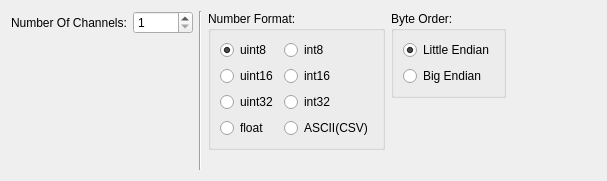
<?xml version="1.0" encoding="UTF-8"?>
<ui version="4.0">
 <class>DataFormatPanel</class>
 <widget class="QWidget" name="DataFormatPanel">
  <property name="geometry">
   <rect>
    <x>0</x>
    <y>0</y>
    <width>607</width>
    <height>181</height>
   </rect>
  </property>
  <property name="windowTitle">
   <string>Data Format</string>
  </property>
  <layout class="QHBoxLayout" name="horizontalLayout">
   <item>
    <layout class="QFormLayout" name="formLayout_3">
     <item row="0" column="0">
      <widget class="QLabel" name="label_4">
       <property name="text">
        <string>Number Of Channels:</string>
       </property>
      </widget>
     </item>
     <item row="0" column="1">
      <widget class="QSpinBox" name="spNumOfChannels">
       <property name="minimumSize">
        <size>
         <width>60</width>
         <height>0</height>
        </size>
       </property>
       <property name="keyboardTracking">
        <bool>false</bool>
       </property>
       <property name="minimum">
        <number>1</number>
       </property>
       <property name="maximum">
        <number>32</number>
       </property>
      </widget>
     </item>
    </layout>
   </item>
   <item>
    <widget class="Line" name="line_2">
     <property name="orientation">
      <enum>Qt::Vertical</enum>
     </property>
    </widget>
   </item>
   <item>
    <layout class="QVBoxLayout" name="verticalLayout_5">
     <property name="leftMargin">
      <number>0</number>
     </property>
     <item>
      <widget class="QGroupBox" name="groupBox">
       <property name="title">
        <string>Number Format:</string>
       </property>
       <layout class="QGridLayout" name="gridLayout_2">
        <item row="2" column="0">
         <widget class="QRadioButton" name="rbUint32">
          <property name="toolTip">
           <string>unsigned 4 bytes integer</string>
          </property>
          <property name="text">
           <string>uint32</string>
          </property>
         </widget>
        </item>
        <item row="0" column="1">
         <widget class="QRadioButton" name="rbInt8">
          <property name="toolTip">
           <string>signed 1 byte integer</string>
          </property>
          <property name="text">
           <string>int8</string>
          </property>
         </widget>
        </item>
        <item row="0" column="0">
         <widget class="QRadioButton" name="rbUint8">
          <property name="toolTip">
           <string>unsigned 1 byte integer</string>
          </property>
          <property name="text">
           <string>uint8</string>
          </property>
          <property name="checked">
           <bool>true</bool>
          </property>
         </widget>
        </item>
        <item row="3" column="1">
         <widget class="QRadioButton" name="rbASCII">
          <property name="toolTip">
           <string>Comma Separated Values</string>
          </property>
          <property name="text">
           <string>ASCII(CSV)</string>
          </property>
         </widget>
        </item>
        <item row="1" column="1">
         <widget class="QRadioButton" name="rbInt16">
          <property name="toolTip">
           <string>signed 2 bytes integer</string>
          </property>
          <property name="text">
           <string>int16</string>
          </property>
         </widget>
        </item>
        <item row="2" column="1">
         <widget class="QRadioButton" name="rbInt32">
          <property name="toolTip">
           <string>signed 4 bytes integer</string>
          </property>
          <property name="text">
           <string>int32</string>
          </property>
         </widget>
        </item>
        <item row="3" column="0">
         <widget class="QRadioButton" name="rbFloat">
          <property name="toolTip">
           <string>4 bytes floating point number</string>
          </property>
          <property name="text">
           <string>float</string>
          </property>
         </widget>
        </item>
        <item row="1" column="0">
         <widget class="QRadioButton" name="rbUint16">
          <property name="toolTip">
           <string>unsigned 2 bytes integer</string>
          </property>
          <property name="text">
           <string>uint16</string>
          </property>
         </widget>
        </item>
       </layout>
      </widget>
     </item>
     <item>
      <spacer name="verticalSpacer_2">
       <property name="orientation">
        <enum>Qt::Vertical</enum>
       </property>
       <property name="sizeHint" stdset="0">
        <size>
         <width>20</width>
         <height>1</height>
        </size>
       </property>
      </spacer>
     </item>
    </layout>
   </item>
   <item>
    <layout class="QVBoxLayout" name="verticalLayout_4">
     <property name="leftMargin">
      <number>0</number>
     </property>
     <item>
      <widget class="QGroupBox" name="groupBox_2">
       <property name="sizePolicy">
        <sizepolicy hsizetype="Preferred" vsizetype="Preferred">
         <horstretch>0</horstretch>
         <verstretch>0</verstretch>
        </sizepolicy>
       </property>
       <property name="title">
        <string>Byte Order:</string>
       </property>
       <layout class="QVBoxLayout" name="verticalLayout">
        <item>
         <widget class="QRadioButton" name="rbLittleE">
          <property name="toolTip">
           <string>least significant byte first</string>
          </property>
          <property name="text">
           <string>Little Endian</string>
          </property>
          <property name="checked">
           <bool>true</bool>
          </property>
         </widget>
        </item>
        <item>
         <widget class="QRadioButton" name="rbBigE">
          <property name="toolTip">
           <string>most significant byte first</string>
          </property>
          <property name="text">
           <string>Big Endian</string>
          </property>
         </widget>
        </item>
       </layout>
      </widget>
     </item>
     <item>
      <spacer name="verticalSpacer">
       <property name="orientation">
        <enum>Qt::Vertical</enum>
       </property>
       <property name="sizeHint" stdset="0">
        <size>
         <width>20</width>
         <height>1</height>
        </size>
       </property>
      </spacer>
     </item>
    </layout>
   </item>
   <item>
    <spacer name="horizontalSpacer_3">
     <property name="orientation">
      <enum>Qt::Horizontal</enum>
     </property>
     <property name="sizeType">
      <enum>QSizePolicy::MinimumExpanding</enum>
     </property>
     <property name="sizeHint" stdset="0">
      <size>
       <width>37</width>
       <height>20</height>
      </size>
     </property>
    </spacer>
   </item>
  </layout>
 </widget>
 <resources/>
 <connections/>
</ui>
